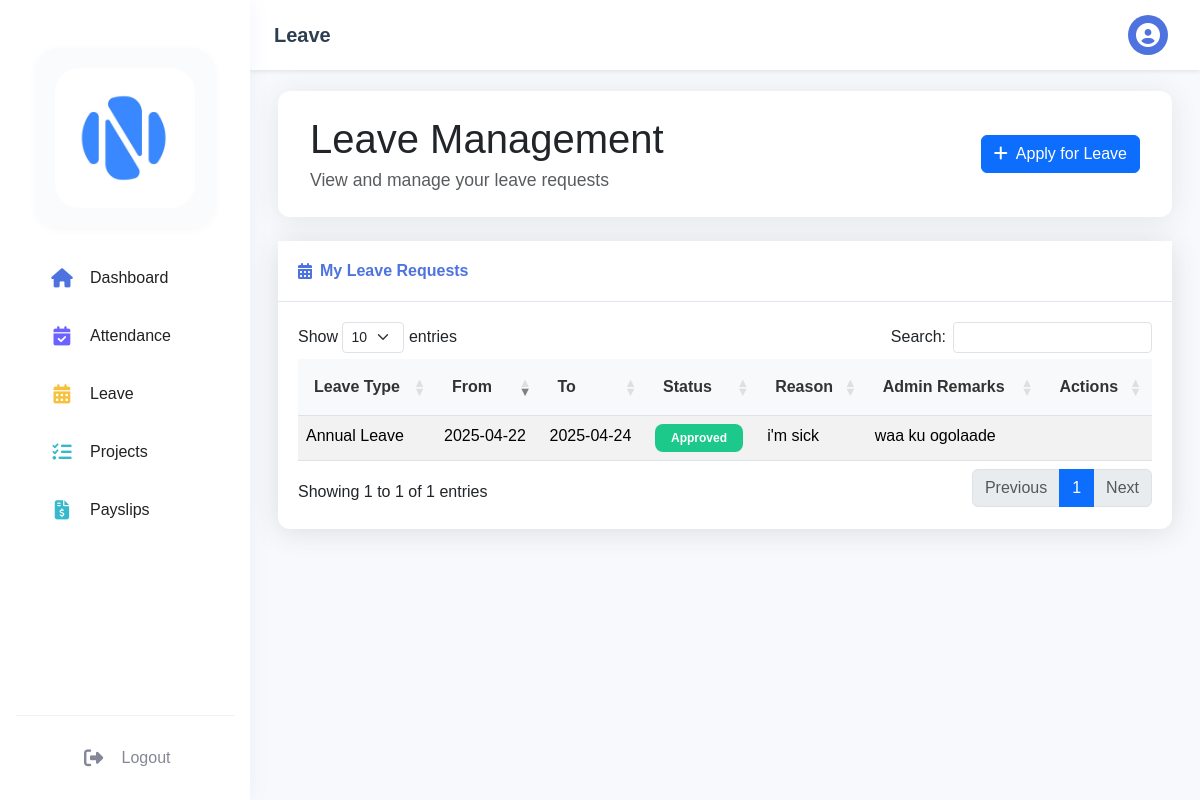
Screenshot of /dashboard/employee/leave.php (signed in) with the database file from the repository.
### tables this page shows
CREATE TABLE `leave_requests` (
  `leave_id` int(11) NOT NULL,
  `emp_id` int(11) DEFAULT NULL,
  `requested_by_role` enum('employee','manager') NOT NULL DEFAULT 'employee',
  `leave_type_id` int(11) DEFAULT NULL,
  `start_date` date NOT NULL,
  `end_date` date NOT NULL,
  `status` enum('pending','approved','rejected') DEFAULT 'pending',
  `reason` text DEFAULT NULL,
  `admin_remarks` text DEFAULT NULL,
  `approved_by` int(11) DEFAULT NULL,
  `approved_at` datetime DEFAULT NULL,
  `created_at` timestamp NOT NULL DEFAULT current_timestamp()
);

CREATE TABLE `leave_types` (
  `leave_type_id` int(11) NOT NULL,
  `leave_type_name` varchar(50) NOT NULL,
  `description` text DEFAULT NULL,
  `default_days` int(11) DEFAULT 0
);

### dashboard/employee/leave.php (the view, shortened to what this page needs)
<?php
require_once '../../config/database.php';
$employee_id = $_SESSION['user_id'];
$stmt = $pdo->prepare("SELECT emp_id FROM employees WHERE user_id = ?");
$stmt->execute([$employee_id]);
$emp = $stmt->fetch();
$emp_id = $emp['emp_id'];
$stmt = $pdo->prepare("SELECT lr.*, lt.leave_type_name, lr.admin_remarks FROM leave_requests lr JOIN leave_types lt ON lr.leave_type_id = lt.leave_type_id WHERE lr.emp_id = ? AND lr.requested_by_role = 'employee' ORDER BY lr.created_at DESC");
$stmt->execute([$emp_id]);
$my_leaves = $stmt->fetchAll();
?>
<!DOCTYPE html>
<html lang="en">
<head>
    <link href="https://cdn.jsdelivr.net/npm/bootstrap@5.3.2/dist/css/bootstrap.min.css" rel="stylesheet">
    <link rel="stylesheet" href="https://cdnjs.cloudflare.com/ajax/libs/font-awesome/6.4.0/css/all.min.css">
    <link rel="stylesheet" href="https://cdn.datatables.net/1.11.5/css/dataTables.bootstrap5.min.css">
    <link rel="stylesheet" href="../../assets/css/dashboard.css">
</head>
<body>
<?php include 'includes/sidebar.php'; ?>
<div class="main-content">
    <?php include 'includes/topbar.php'; ?>
    <div class="container-fluid">
        <div class="dashboard-header mb-4 d-flex justify-content-between align-items-center">
  <div>
    <h1 class="mb-1">Leave Management</h1>
    <div class="text-muted" style="font-size: 1.1rem;">View and manage your leave requests</div>
  </div>
  <button class="btn btn-primary" data-bs-toggle="modal" data-bs-target="#applyLeaveModal"><i class="fas fa-plus me-2"></i>Apply for Leave</button>
</div>
        <div class="table-card">
            <div class="card-header d-flex align-items-center">
                <i class="fas fa-calendar-alt me-2 text-primary"></i>
                <h6 class="m-0 font-weight-bold">My Leave Requests</h6>
            </div>
            <div class="card-body">
                <div class="table-responsive">
                    <table class="table table-striped table-hover" id="leaveRequestsTable">
                        <thead>
                            <tr>
                                <th style="background: #f8f9fa; color: #333;">Leave Type</th>
                                <th style="background: #f8f9fa; color: #333;">From</th>
                                <th style="background: #f8f9fa; color: #333;">To</th>
                                <th style="background: #f8f9fa; color: #333;">Status</th>
                                <th style="background: #f8f9fa; color: #333;">Reason</th>
                                <th style="background: #f8f9fa; color: #333;">Admin Remarks</th>
                                <th style="background: #f8f9fa; color: #333;">Actions</th>
                            </tr>
                        </thead>
                        <tbody>
                            <?php foreach ($my_leaves as $leave): ?>
                                <tr>
                                    <td><?php echo htmlspecialchars($leave['leave_type_name']); ?></td>
                                    <td><?php echo htmlspecialchars($leave['start_date']); ?></td>
                                    <td><?php echo htmlspecialchars($leave['end_date']); ?></td>
                                    <td><span class="badge badge-status <?php echo $leave['status']; ?>"><?php echo ucfirst($leave['status']); ?></span></td>
                                    <td><?php echo htmlspecialchars($leave['reason']); ?></td>
                                    <td><?php echo htmlspecialchars($leave['admin_remarks']); ?></td>
                                    <td>
                                    </td>
                                </tr>
                            <?php endforeach; ?>
                        </tbody>
                    </table>
                </div>
            </div>
        </div>
    </div>
</div>
</body>
</html>

### assets/css/dashboard.css (style rules this page uses)
:root { --sidebar-width: 250px; --sidebar-collapsed-width: 70px; --topbar-height: 60px; --primary-color: #4e73df; --secondary-color: #858796; --success-color: #1cc88a; --info-color: #36b9cc; --warning-color: #f6c23e; --danger-color: #e74a3b; }
body { font-family: 'Nunito', sans-serif; background-color: #f8f9fc; }
.main-content { margin-left: 250px; padding: 1rem; padding-top: 75px; transition: all 0.3s ease; min-height: 100vh; }
.card-header { background-color: white; border-bottom: 1px solid #e3e6f0; padding: 1rem; }
.card-body { padding: 1.25rem; }
.text-primary { color: var(--primary-color) !important; }
.container-fluid { padding-top: 1rem; }

### dashboard/employee/leave.php (style rules this page uses)
:root { --primary-color: #4e73df; --success-color: #1cc88a; --warning-color: #f6c23e; --danger-color: #e74a3b; --info-color: #36b9cc; --light-color: #f8f9fc; --dark-color: #5a5c69; }
.table-card { background: white; border-radius: 0.75rem; box-shadow: 0 0.15rem 1.75rem 0 rgba(58, 59, 69, 0.15); margin-bottom: 1.5rem; }
.table-card .card-header { background: white; padding: 1.25rem; border-bottom: 1px solid #e3e6f0; }
.table-card .card-header h6 { color: var(--primary-color) !important; font-weight: 600; margin: 0; }
.table-card .table { margin: 0; }
.table-card .table th { border-top: none; font-weight: 600; padding: 1rem; color: var(--dark-color); }
.badge { padding: 0.5rem 1rem; font-size: 0.75rem; font-weight: 600; border-radius: 0.5rem; }
.badge.approved { background: var(--success-color); color: white; }
.dashboard-header { background: white; padding: 1.5rem 2rem; border-radius: 0.75rem; box-shadow: 0 0.15rem 1.75rem 0 rgba(58, 59, 69, 0.10); margin-bottom: 1.5rem; }

### rows the page displays
leave_requests: leave_type.leave_type_name "Annual Leave", start_date "2025-04-22", end_date "2025-04-24", status "Approved", reason "i'm sick", admin_remarks "waa ku ogolaade"

### other values shown
$current_page "Leave"
